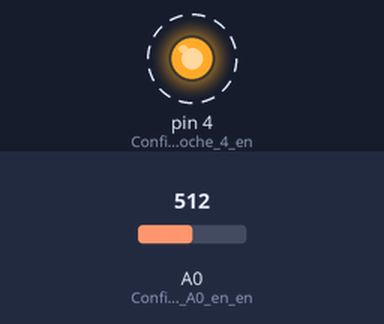
This sketch was run on a simulated Arduino Uno, built with avr-gcc and run on an emulated ATmega328P. Shown: output pins drawn as LEDs (lit = HIGH). Dashed ring = blinking. The inputs (shaded band) are chosen by the test bench; at power-on: A0 (Configure_le_pin_A0_en_en) = 512. What the sketch prints to the serial monitor is not drawn.

Above: at 0.05 s.
Timing chart, 0 to 3.0 s (numbered marks = the images above):
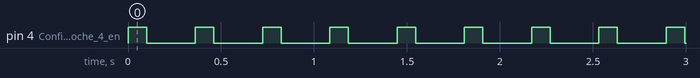

The sketch:

Arduino_test_securite_batterie.ino
```cpp
#include <SoftwareSerial.h>


void setup() {
  Serial.begin(9600); // Communication série avec le moniteur série de l'ATMega
  pinMode(A0, INPUT); // Configure le pin A0 en entrée
  pinMode(4, OUTPUT); // Configure la broche 4 en tant que sortie

}

void loop() {
  readTension();
}

void readTension( ) {
  digitalWrite(4, HIGH); // Définit la broche 4 en état HIGH
  delay(100);
  digitalWrite(4, LOW); // Définit la broche 4 en état LOW
  float sommeTension = 0.0; //définition pour faire la moyenne de la tension
  int echantillon=1000; //A MODIFIER, valeur du nombre d'echantillon qui définie la précision de notre mesure
  for (int i = 0; i < echantillon; i++) { //on récupère toutes les valeurs selon le nombre d'échantillon désiré
    int valeurTension = analogRead(A0);
    float tension = (float)valeurTension * 5.0 / 1023.0; //on mutlplie par 5/1023 pour obtenir la valeur en tension, l'arduino étant codé sur 1024 bits
    sommeTension += tension;

    delay(100/echantillon); // Attendre un peu entre chaque lecture en fonction du nombre d'échantillon (10 secondes)
  }

  // Calculer la moyenne des échantillons
  float moyenneTension = sommeTension / echantillon;

  // Envoi de la moyenne via Bluetooth
  Serial.print("Moyenne tension (");
  Serial.print(echantillon);
  Serial.print(" echantillons): ");
  Serial.print(moyenneTension, 2); // Affiche la moyenne avec 2 décimales
  Serial.println(" V");

  delay(100); // Attendez  0.1 seconde avant de lire à nouveau la valeur
}
```

Measured:
- by itself, pin 4 (Configure_la_broche_4_en): alternates HIGH for 0.10 s and LOW for 0.26 s
